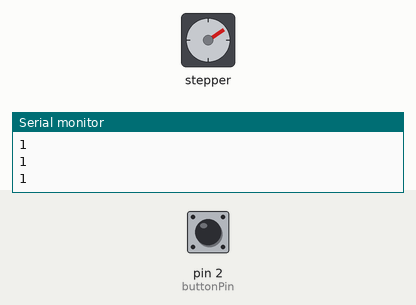
Recording of a sketch running on a simulated Arduino Uno, built with avr-gcc and run on an emulated ATmega328P. Parts: stepper motor, the last lines printed to the serial monitor. The inputs (shaded band) are chosen by the test bench; at power-on: pin 2 (buttonPin) HIGH. Stepper angles assume 2048 steps per turn.

Above: at 1.2 s.
1.3 s: pin 2 (buttonPin) pulled LOW for 0.15 s
At 2.03 s:
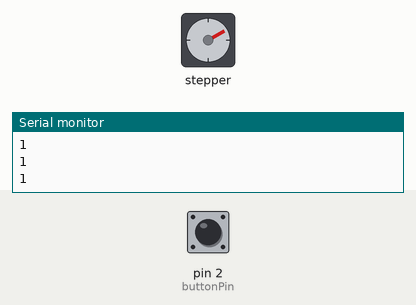
4.4 s: pin 2 (buttonPin) pulled LOW for 1 s
At 4.85 s:
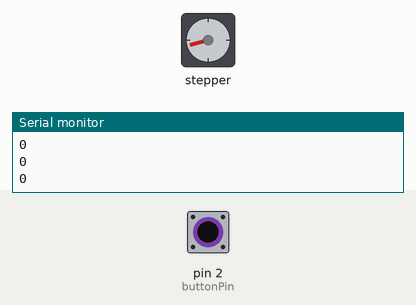
Timing chart, 0 to 19.4 s (numbered marks = the images above; inputs shaded):
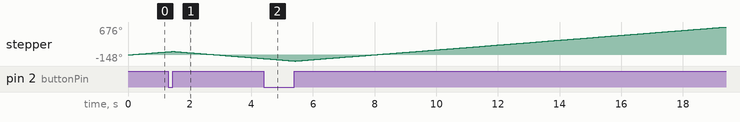

The sketch:

stepper_motor.ino
```cpp
#include <Stepper.h>
int stepsPerRevolution = 2048;
int motSpeed = 10;
Stepper myStepper(stepsPerRevolution, 8, 10, 9, 11);
int buttonPin = 2;
int dt = 500;
int currentButtonState = 1;
int previousButtonState = 1;
int stepsPerLoop=10;
void setup() {
  // put your setup code here, to run once:
  Serial.begin(9600);
  myStepper.setSpeed(motSpeed);
  pinMode(buttonPin, INPUT);
  digitalWrite(buttonPin, HIGH);

}

void loop() {
  // put your main code here, to run repeatedly:
  myStepper.step(stepsPerLoop);
  currentButtonState = digitalRead(buttonPin);
  Serial.println(currentButtonState);
  if (currentButtonState == 1 && previousButtonState == 0) {
    stepsPerLoop *= -1;
  }
  previousButtonState = currentButtonState;
    Serial.println(currentButtonState);

}
```
